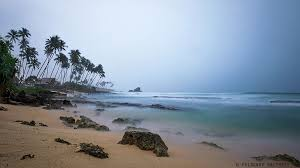
%> input picture Lab_3/ocean.jpg, 300 x 168 px
$ octave Lab_3.m   (GNU Octave 9; MATLAB toolbox functions it lacks are replaced by stand-ins)
%> lines starting %> are read from the running program, lines starting %| are printed output that depends on the picture
clear; close all

% 1-2.Завантажуємо з бібліотеки тестове зображення і відображуємо на
% екрані ПК
image = im2double(imread('ocean.jpg'));

figure;
imshow(image);
title('Вихідне зображення (ocean.jpg)');

% 3-4.Здійснюємо процедуру перекручення зображення змінюючи параметри
% LEN і THETA та відображаємо на екрані ПК
LEN = 19;     % Довжина розмиття
THETA = 32;   % Кут розмиття
PSF = fspecial('motion', LEN, THETA); % PSF (Point Spread Function) - ядро
% згортки, що відповідає розмиттю під час руху

% Згортка зображення з PSF:
blurred = imfilter(image, PSF, 'conv', 'circular');
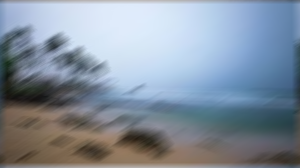
%> blurred: size 168x300x3 double; mean R, G, B 0.52, 0.568, 0.623; mean of the top-left, top-right, bottom-left and bottom-right quarters 0.723, 0.711, 0.406, 0.441
% 'conv' означає згортку, 'circular' — граничні умови (зображення повторюється циклічно)

figure;
imshow(blurred);
title('Змазане (перекручене) зображення');

% 5-6.Виконуємо процедуру відновлення зображення та відображаємо зображення
% після відновлення
wnr1 = deconvwnr(blurred, PSF, 0);
% Тут 0 означає, що шуму немає або він дуже малий (NSR=0).

figure;
imshow(wnr1);
title('Відновлене (деblurred) зображення без урахування шуму');

% 7.Виконуємо зашумлення початкового зображення та повторюємо пункти 2-6
noisy = imnoise(image, 'gaussian', 0, 0.01);
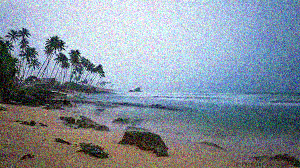
%> noisy: size 168x300x3 double; mean R, G, B 0.519, 0.567, 0.618

figure;
imshow(noisy);
title('Зашумлене вихідне зображення (гаусівський шум)');

noisy_blurred = imfilter(noisy, PSF, 'conv', 'circular');

figure;
imshow(noisy_blurred);
title('Перекручене (змазане) і зашумлене зображення');

wnr2 = deconvwnr(noisy_blurred, PSF, 0.01);
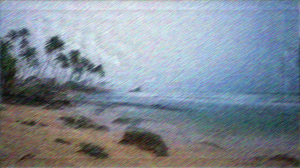
%> wnr2: size 168x300x3 double; mean R, G, B 0.514, 0.561, 0.612; drawn with min black and max white

figure;
imshow(wnr2);
title('Відновлене (деblurred) зашумлене і перекручене зображення');

$ run again, with Lab_3/nature.tif saved as Lab_3/ocean.jpg
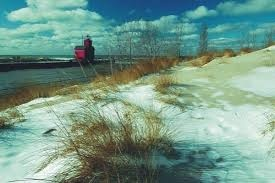
%> input picture Lab_3/nature.tif, 275 x 183 px
%> `noisy = imnoise(image, 'gaussian', 0, 0.01);`:
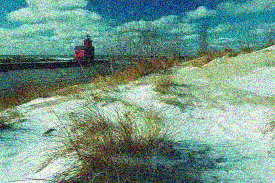
%> noisy: size 183x275x3 double; mean R, G, B 0.456, 0.599, 0.542
%> `wnr2 = deconvwnr(noisy_blurred, PSF, 0.01);`:
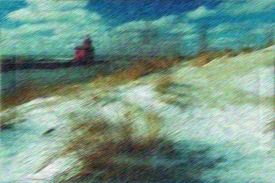
%> wnr2: size 183x275x3 double; mean R, G, B 0.452, 0.594, 0.536; drawn with min black and max white
